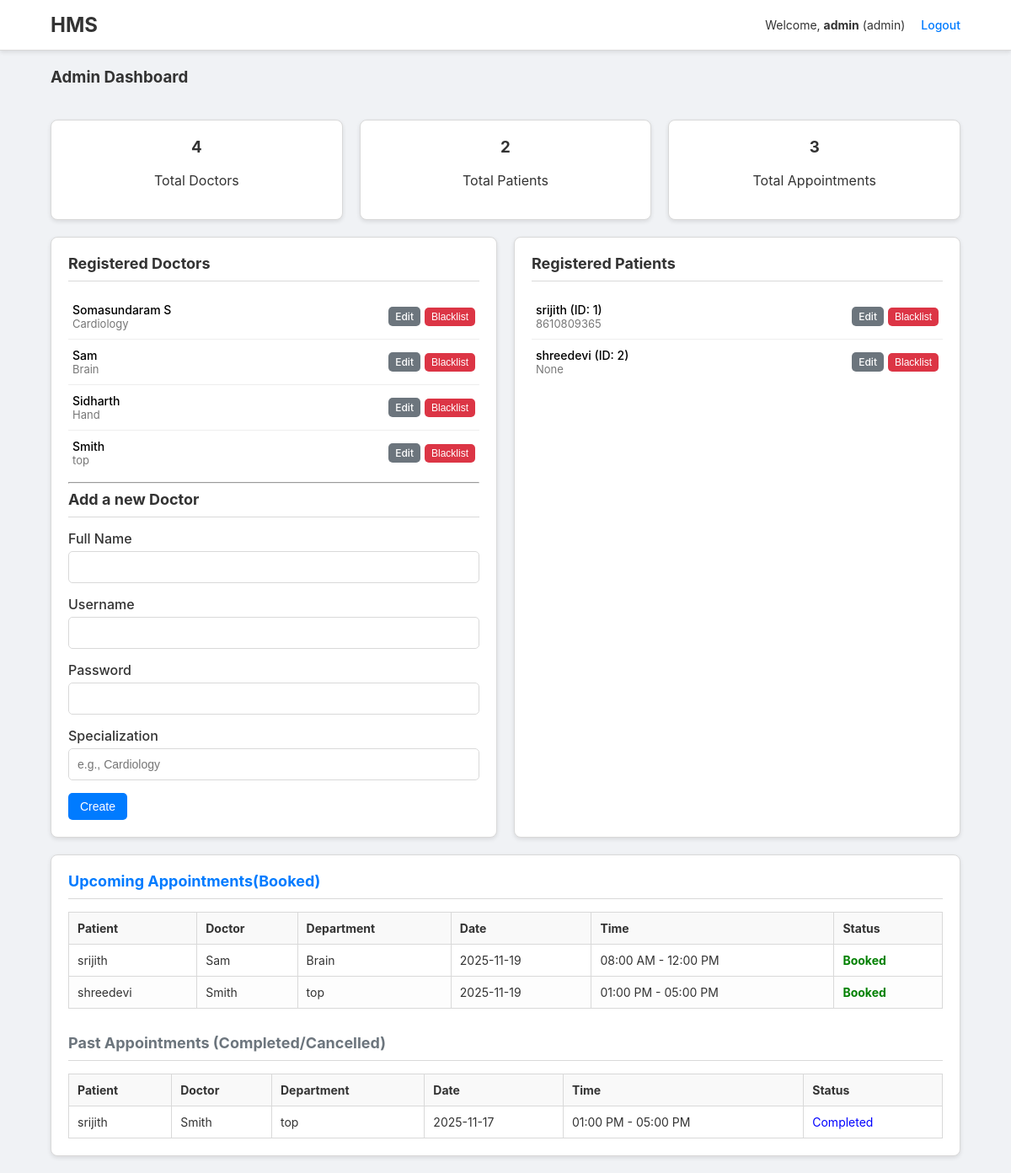
The page /admin (signed in) on the database as committed earlier.
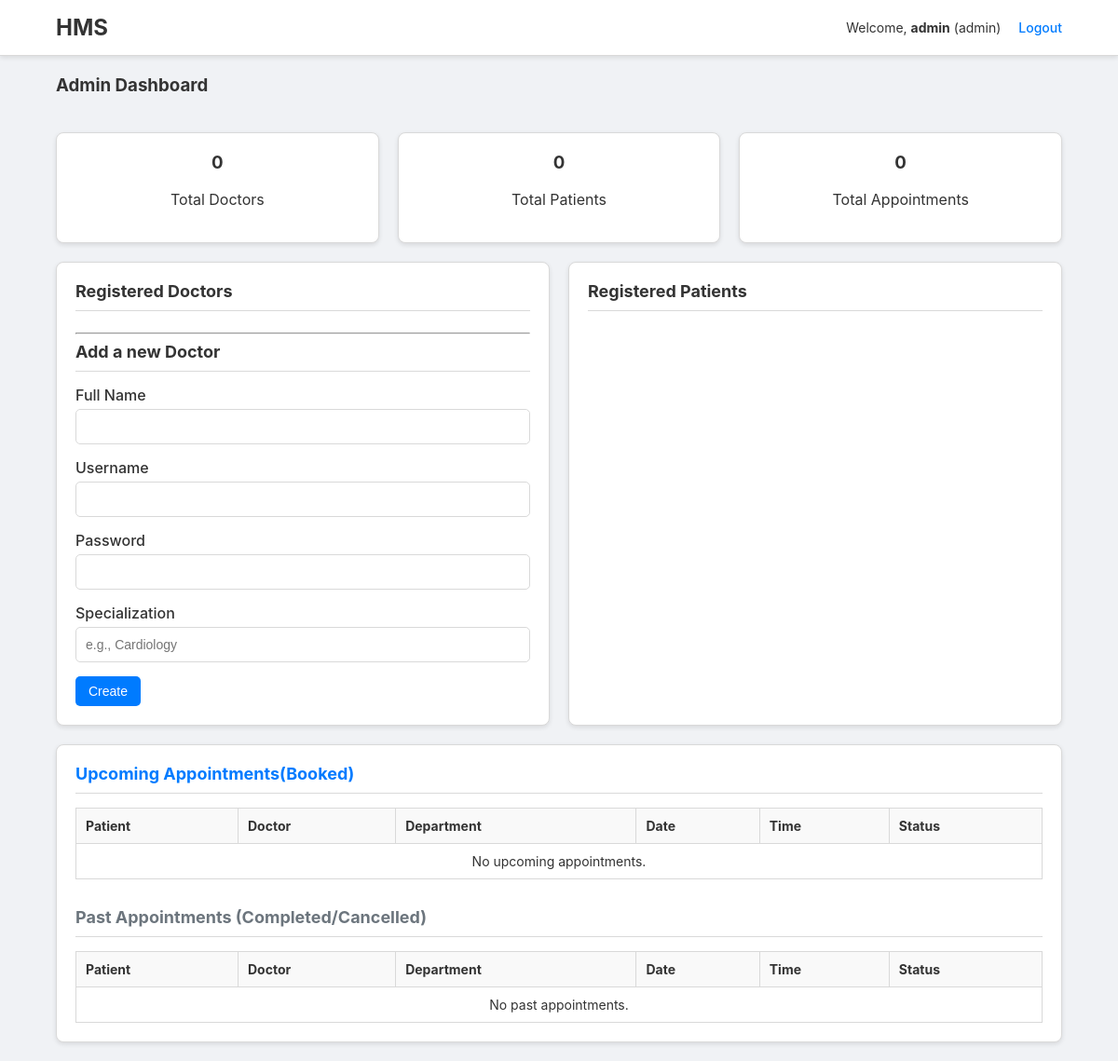
The same page on the database as committed later.
### tables this page shows
CREATE TABLE doctors (
        id INTEGER PRIMARY KEY AUTOINCREMENT,
        user_id INTEGER NOT NULL,
        fullname TEXT,
        specialization TEXT,
        bio TEXT,
        FOREIGN KEY(user_id) REFERENCES users(id)
    );

CREATE TABLE patients (
        id INTEGER PRIMARY KEY AUTOINCREMENT,
        user_id INTEGER NOT NULL,
        fullname TEXT,
        contact TEXT,
        age INTEGER,
        gender TEXT,
        FOREIGN KEY(user_id) REFERENCES users(id)
    );

CREATE TABLE appointments (
        id INTEGER PRIMARY KEY AUTOINCREMENT,
        patient_id INTEGER,
        doctor_id INTEGER,
        date TEXT,
        time_slot TEXT,
        status TEXT DEFAULT 'Booked',
        created_at TIMESTAMP DEFAULT CURRENT_TIMESTAMP,
        FOREIGN KEY(patient_id) REFERENCES patients(id),
        FOREIGN KEY(doctor_id) REFERENCES doctors(id)
    );

### admin.py (the view)
@admin_bp.route("",methods=["GET"])
def dashboard():
    if not admin_required(): return redirect("/login")
    total_doctors=query_one("SELECT COUNT(*) FROM doctors")[0]
    total_patients=query_one("SELECT COUNT(*) FROM patients")[0]
    total_appointments=query_one("SELECT COUNT(*) FROM appointments")[0]
    doctors=query_all("SELECT d.id, u.username, d.fullname, d.specialization, u.id FROM doctors d JOIN users u ON d.user_id=u.id")
    patients=query_all("SELECT p.id, u.username, p.fullname, p.contact, u.id FROM patients p JOIN users u ON p.user_id=u.id")
    upcoming_appointments=query_all("""SELECT a.id, p.fullname, d.fullname, a.date, a.time_slot, a.status, d.specialization FROM appointments a LEFT JOIN patients p ON a.patient_id=p.id LEFT JOIN doctors d ON a.doctor_id=d.id WHERE a.status = 'Booked' ORDER BY a.date ASC""")
    past_appointments=query_all("""SELECT a.id, p.fullname, d.fullname, a.date, a.time_slot, a.status, d.specialization FROM appointments a LEFT JOIN patients p ON a.patient_id=p.id LEFT JOIN doctors d ON a.doctor_id=d.id WHERE a.status IN ('Completed', 'Cancelled') ORDER BY a.date DESC""")
    return render_template("admin_dashboard.html",doctors=doctors,patients=patients,upcoming_appointments=upcoming_appointments,past_appointments=past_appointments,stats=(total_doctors,total_patients,total_appointments))

### admin.py (called while the page is built)
def admin_required():
    return session.get("role")=="admin"

### database.py (called while the page is built)
def get_conn(): return sqlite3.connect(DB_PATH)

### utils.py (called while the page is built)
def query_all(query,params=()):
    conn=get_conn()
    cur=conn.cursor()
    cur.execute(query,params)
    rows=cur.fetchall()
    conn.close()
    return rows

def query_one(query,params=()):
    conn=get_conn()
    cur=conn.cursor()
    cur.execute(query,params)
    row=cur.fetchone()
    conn.close()
    return row

### templates/admin_dashboard.html (shortened to what the changed rows need)
{% extends "base.html" %}
{% block content %}
<div class="mb-4" style="display:flex;gap:20px;margin-bottom:20px;">
    <div class="dashboard-widget" style="flex:1;text-align:center;">
        <h3>{{stats[0]}}</h3> <p>Total Doctors</p>
    </div>
    <div class="dashboard-widget" style="flex:1;text-align:center;">
        <h3>{{stats[1]}}</h3> <p>Total Patients</p>
    </div>
    <div class="dashboard-widget" style="flex:1;text-align:center;">
        <h3>{{stats[2]}}</h3> <p>Total Appointments</p>
    </div>
</div>
<div class="dashboard-grid">
    <div class="dashboard-widget">
        <ul class="widget-list">
        {% for d in doctors %}
            <li class="widget-list-item">
                <div class="item-info">
                    <div class="name">{{d[2] or d[1]}}</div> <div class="detail">{{d[3]}}</div>
                </div>
                <div class="item-actions">
                    <a href="{{url_for('admin.edit_doctor',doc_id=d[0])}}" class="btn btn-small btn-secondary">Edit</a>
                    <form method="post" action="{{url_for('admin.blacklist_user',user_id=d[4])}}" style="display:inline" onsubmit="return confirm('Blacklist this user?');">
                        <button type="submit" class="btn btn-small btn-danger">Blacklist</button>
                    </form>
                </div>
            </li>
        {% endfor %}
        </ul>
    </div>
    <div class="dashboard-widget">
        <ul class="widget-list">
        {% for p in patients %}
            <li class="widget-list-item">
                <div class="item-info">
                    <div class="name">{{p[2] or p[1]}} (ID: {{p[0]}})</div>
                    <div class="detail">{{p[3]}}</div>
                </div>
                <div class="item-actions">
                    <a href="{{url_for('admin.edit_patient',patient_id=p[0])}}" class="btn btn-small btn-secondary">Edit</a>
                    <form method="post" action="{{url_for('admin.blacklist_user',user_id=p[4])}}" style="display:inline" onsubmit="return confirm('Blacklist this user?');">
                        <button type="submit" class="btn btn-small btn-danger">Blacklist</button>
                    </form>
                </div>
            </li>
        {% endfor %}
        </ul>
    </div>
    <div class="dashboard-widget full-width">
        <div class="table-wrapper" style="margin-bottom:30px;">
            <table class="data-table">
                <thead><tr><th>Patient</th><th>Doctor</th><th>Department</th><th>Date</th><th>Time</th><th>Status</th></tr></thead>
                <tbody>
                {% if upcoming_appointments %}
                    {% for a in upcoming_appointments %}
                    <tr>
                        <td>{{a[1]}}</td> <td>{{a[2]}}</td> <td>{{a[6] or 'N/A'}}</td>
                        <td>{{a[3]}}</td> <td>{{a[4]}}</td>
                        <td><span style="color:green;font-weight:bold;">{{a[5]}}</span></td>
                    </tr>
                    {% endfor %}
                {% else %}
                    <tr><td colspan="6" style="text-align:center">No upcoming appointments.</td></tr>
                {% endif %}
                </tbody>
            </table>
        </div>
        <div class="table-wrapper">
            <table class="data-table">
                <thead><tr><th>Patient</th><th>Doctor</th><th>Department</th><th>Date</th><th>Time</th><th>Status</th></tr></thead>
                <tbody>
                {% if past_appointments %}
                    {% for a in past_appointments %}
                    <tr>
                        <td>{{a[1]}}</td> <td>{{a[2]}}</td> <td>{{a[6] or 'N/A'}}</td>
                        <td>{{a[3]}}</td> <td>{{a[4]}}</td>
                        <td><span style="color:{{'red' if a[5]=='Cancelled' else 'blue'}};">{{a[5]}}</span></td>
                    </tr>
                    {% endfor %}
                {% else %}
                    <tr><td colspan="6" style="text-align:center">No past appointments.</td></tr>
                {% endif %}
                </tbody>
            </table>
        </div>
    </div>
</div>
{% endblock %}

Rows that differ between the two databases and show on the page:
removed doctors: fullname "Somasundaram S", specialization "Cardiology"
removed doctors: fullname "Sam", specialization "Brain"
removed doctors: fullname "Sidharth", specialization "Hand"
removed doctors: fullname "Smith", specialization "top"
removed patients: fullname "srijith", id "1", contact "8610809365"
removed patients: fullname "shreedevi", id "2", p "None"
removed appointments: fullname "srijith", fullname "Sam", specialization "Brain", date "2025-11-19", time_slot "08:00 AM - 12:00 PM", status "Booked", shown under "Upcoming Appointments(Booked)"
removed appointments: fullname "shreedevi", fullname "Smith", specialization "top", date "2025-11-19", time_slot "01:00 PM - 05:00 PM", status "Booked", shown under "Upcoming Appointments(Booked)"
removed appointments: fullname "srijith", fullname "Smith", specialization "top", date "2025-11-17", time_slot "01:00 PM - 05:00 PM", status "Completed", shown under "Past Appointments (Completed/Cancelled)"
Other text that changed with them:
{{ stats[0] }}: "4" → "0"
{{ stats[1] }}: "2" → "0"
{{ stats[2] }}: "3" → "0"
text now shown: "No upcoming appointments. No past appointments."
